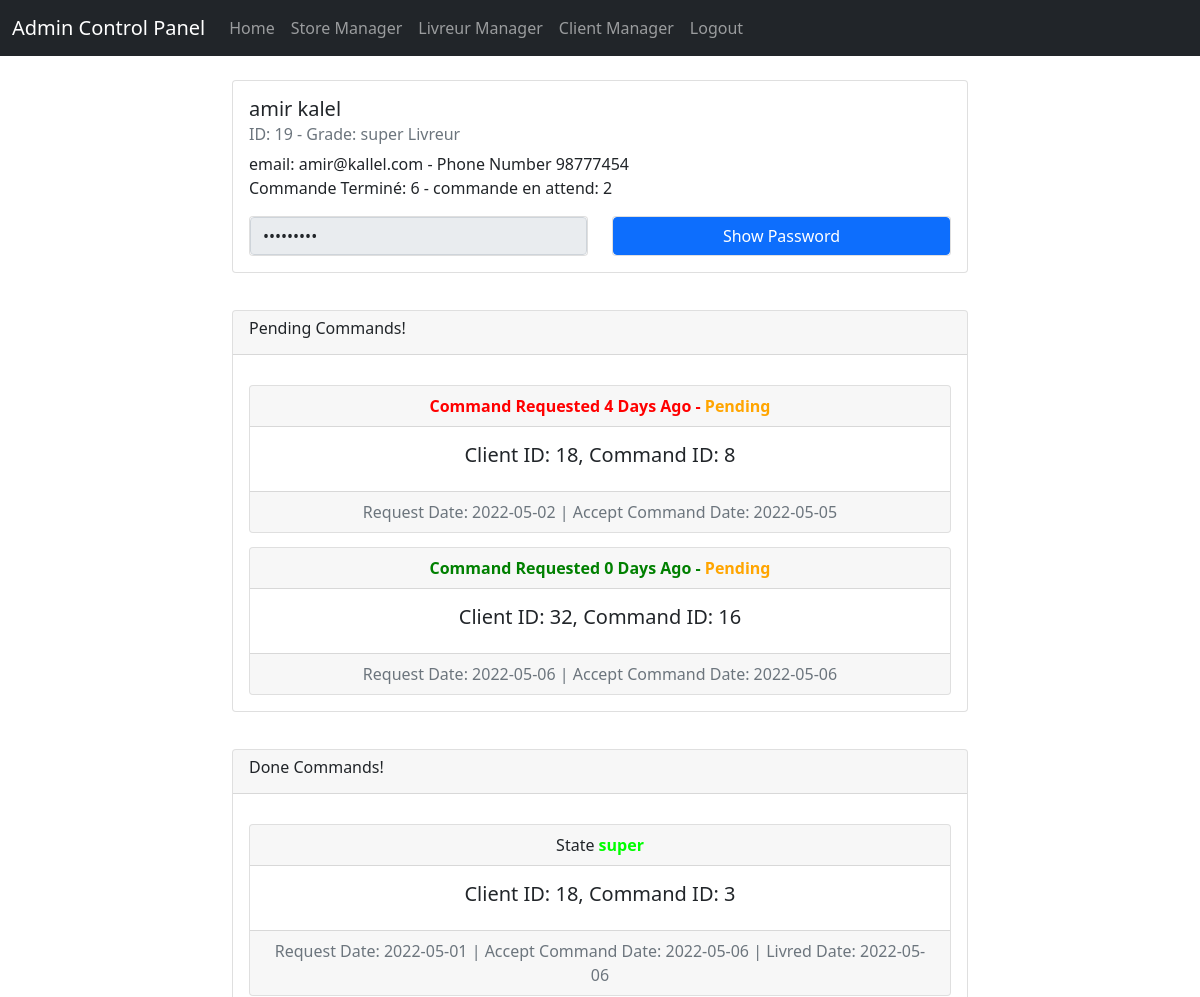
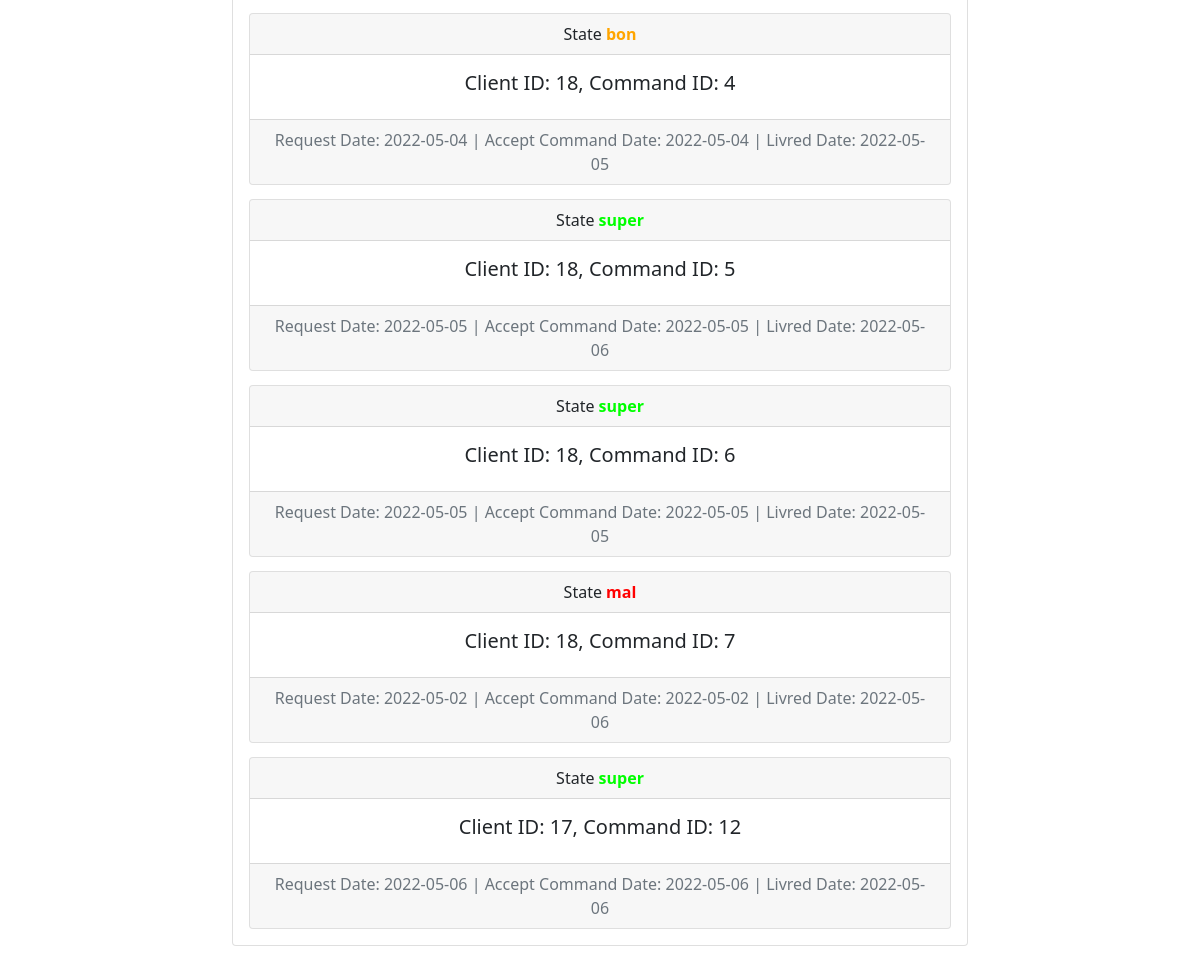
Screenshot of /Admin/Livreur/LivreurViews/V@LivreurDetails.php?idliv=19 with the database file from the repository (2 pictures, top to bottom).
### tables this page shows
CREATE TABLE `user` (
  `IdUser` int(11) NOT NULL,
  `email` varchar(80) DEFAULT NULL,
  `nom` varchar(60) NOT NULL,
  `prenom` varchar(60) NOT NULL,
  `password` varchar(30) DEFAULT NULL,
  `phone_number` varchar(12) DEFAULT NULL,
  `Role` varchar(50) NOT NULL
);

CREATE TABLE `grades` (
  `IdLivreur` int(11) NOT NULL,
  `grade` varchar(20) DEFAULT NULL,
  `details` varchar(30) DEFAULT NULL
);

CREATE TABLE `commands` (
  `commandID` int(11) NOT NULL,
  `ClientID` int(11) DEFAULT NULL,
  `LivreurID` int(11) DEFAULT NULL,
  `CommandDetails` varchar(200) DEFAULT NULL,
  `LivrasionDate` date DEFAULT NULL,
  `CommandDate` date DEFAULT NULL,
  `STATE` varchar(60) DEFAULT NULL,
  `TakeLivDate` date DEFAULT NULL
);

### Admin/Livreur/LivreurViews/V@LivreurDetails.php (the view, shortened to what this page needs)
<?php
if(isset($_GET['idliv'])){
        echo "<body>";
        include "../../header.php";
    ?>
    <main class="py-4">
    <div class="container">
        <div class="row justify-content-center">
            <div class="col-md-8">
                <?php
    $idLiv =$_GET['idliv'];
    $conn = new mysqli('127.0.0.1', 'root', '', 'db-sou9');
    $req = "select * from user where IdUser='$idLiv';";
    $res = $conn->query($req);
    $l = $res->fetch_array();
    $sreq = "select grade from grades where IdLivreur='$idLiv'";
    $grade=$conn->query($sreq)->fetch_array()[0];
    $sreq= "select count(*) from commands  where LivrasionDate is null and LivreurID='$idLiv' group by LivreurID;";
    $CommandeNotFin=$conn->query($sreq)->fetch_array()[0];
    $sreq= "select count(*) from commands  where LivrasionDate is not null and LivreurID='$idLiv' group by LivreurID;";
    $CommandeFin=$conn->query($sreq)->fetch_array()[0];
    $para = 'pass'.$l[0];
    echo "
    <div class='card' >
    <div class='card-body'>
        <h5 class='card-title'>$l[2] $l[3] </h5>
        <h6 class='card-subtitle mb-2 text-muted'>ID: $l[0] - Grade: $grade</h6>
        <p class='card-text' >email: $l[1] - Phone Number $l[5] <br> Commande Terminé: $CommandeFin -  commande en attend: $CommandeNotFin </p>
        <div class='row'>
                    <div class='col-sm'>
                            <div class='card'>
                            <input id='pass".$l[0]."' class='form-control' type='password' value='$l[4]' readonly>                                        </div>
                        </div>
                        <div class='col-sm'>
                            <div class='card'>
                            <button type='button' id='BTNpass".$l[0]."'  onclick=\"ShowPassword('$para')\" class='btn btn-primary'>Show Password</button>
                            </div>
                        </div>
                    </div>
        </div>
    </div>
    ";
}else{
    echo 'error';
}
?>
            <div class="card" style='margin-top:5%;'>
            <div class="card-header"><h6> Pending Commands!</h6></div>
            <div class="card-body">
                    <?php
                        $conn = new mysqli('127.0.0.1', 'root', '', 'db-sou9');
                        $req = "select * from commands where LivreurID='$idLiv' and LivrasionDate is null;";
                        $res = $conn->query($req);
                        if($res->num_rows==0){
                            echo '<div class="alert alert-info" role="alert">
                            No Pending Commands</div>';
                        }else{
                            while ($l=$res->fetch_array()){
                                $T = time();
                                $TC = strtotime($l[5]);
                                $Formul =(int) (($T-$TC)/86400);
                                if($Formul<=1){
                                    $color = "green";
                                }else if($Formul<=3){
                                    $color = "orange";
                                }else{
                                    $color = "red";
                                }
                                echo"
                                <div class='card text-center' style='margin-top:2%;'>
                                    <div style='color:$color;font-weight:bolder;' class='card-header'>
                                        Command Requested $Formul Days Ago   - <span style='color:orange'>Pending</span>
                                    </div>
                                    <div class='card-body'>
                                        <h5 class='card-title'>Client ID: $l[1], Command ID:  $l[0]</h5>
                                    </div>
                                    <div class='card-footer text-muted'>
                                    Request Date: $l[5] | Accept Command Date: $l[7]
                                    </div>
                                </div>
                                ";
                            }
                        }
                    ?>
                </div>
            </div>
            <div class="card" style='margin-top:5%;'>
                <div class="card-header"><h6> Done Commands!</h6></div>
                    <div class="card-body">
                    <?php
                        $conn = new mysqli('127.0.0.1', 'root', '', 'db-sou9');
                        $req = "select * from commands where LivreurID='$idLiv' and LivrasionDate is not null;";
                        $res = $conn->query($req);
                        if($res->num_rows==0){
                            echo '<div class="alert alert-info" role="alert">
                            No Terminated Commands</div>';
                        }else{
                            while ($l=$res->fetch_array()){
                                if($l[6]=='super'){
                                    $color = "lime";
                                }else if($l[6]=='bon'){
                                    $color = "orange";
                                }else{
                                    $color = "red";
                                }
                                echo"
                                <div class='card text-center' style='margin-top:2%;'>
                                    <div  class='card-header'>
                                       State <span style='color:$color;font-weight:bolder;' > $l[6] </span>
                                    </div>
                                    <div class='card-body'>
                                        <h5 class='card-title'>Client ID: $l[1], Command ID:  $l[0]</h5>
                                    </div>
                                    <div class='card-footer text-muted'>
                                    Request Date: $l[5] | Accept Command Date: $l[7] | Livred Date: $l[4]
                                    </div>
                                </div>
                                ";
                            }
                        }
                    ?>
            </div>
            </div>
            </div>
        </div>
    </div>
</main>

### rows the page displays
user: nom "amir", prenom "kalel", IdUser "19", email "amir@kallel.com", phone_number "98777454"
grades: grade "super Livreur"
commands: ClientID "18", commandID "8", CommandDate "2022-05-02", TakeLivDate "2022-05-05"
commands: ClientID "32", commandID "16", CommandDate "2022-05-06", TakeLivDate "2022-05-06"
commands: STATE "super", ClientID "18", commandID "3", CommandDate "2022-05-01", TakeLivDate "2022-05-06", LivrasionDate "2022-05-06"
commands: STATE "bon", ClientID "18", commandID "4", CommandDate "2022-05-04", TakeLivDate "2022-05-04", LivrasionDate "2022-05-05"
commands: STATE "super", ClientID "18", commandID "5", CommandDate "2022-05-05", TakeLivDate "2022-05-05", LivrasionDate "2022-05-06"
commands: STATE "super", ClientID "18", commandID "6", CommandDate "2022-05-05", TakeLivDate "2022-05-05", LivrasionDate "2022-05-05"
commands: STATE "mal", ClientID "18", commandID "7", CommandDate "2022-05-02", TakeLivDate "2022-05-02", LivrasionDate "2022-05-06"
commands: STATE "super", ClientID "17", commandID "12", CommandDate "2022-05-06", TakeLivDate "2022-05-06", LivrasionDate "2022-05-06"

### other values shown
$CommandeFin "6"
$CommandeNotFin "2"
